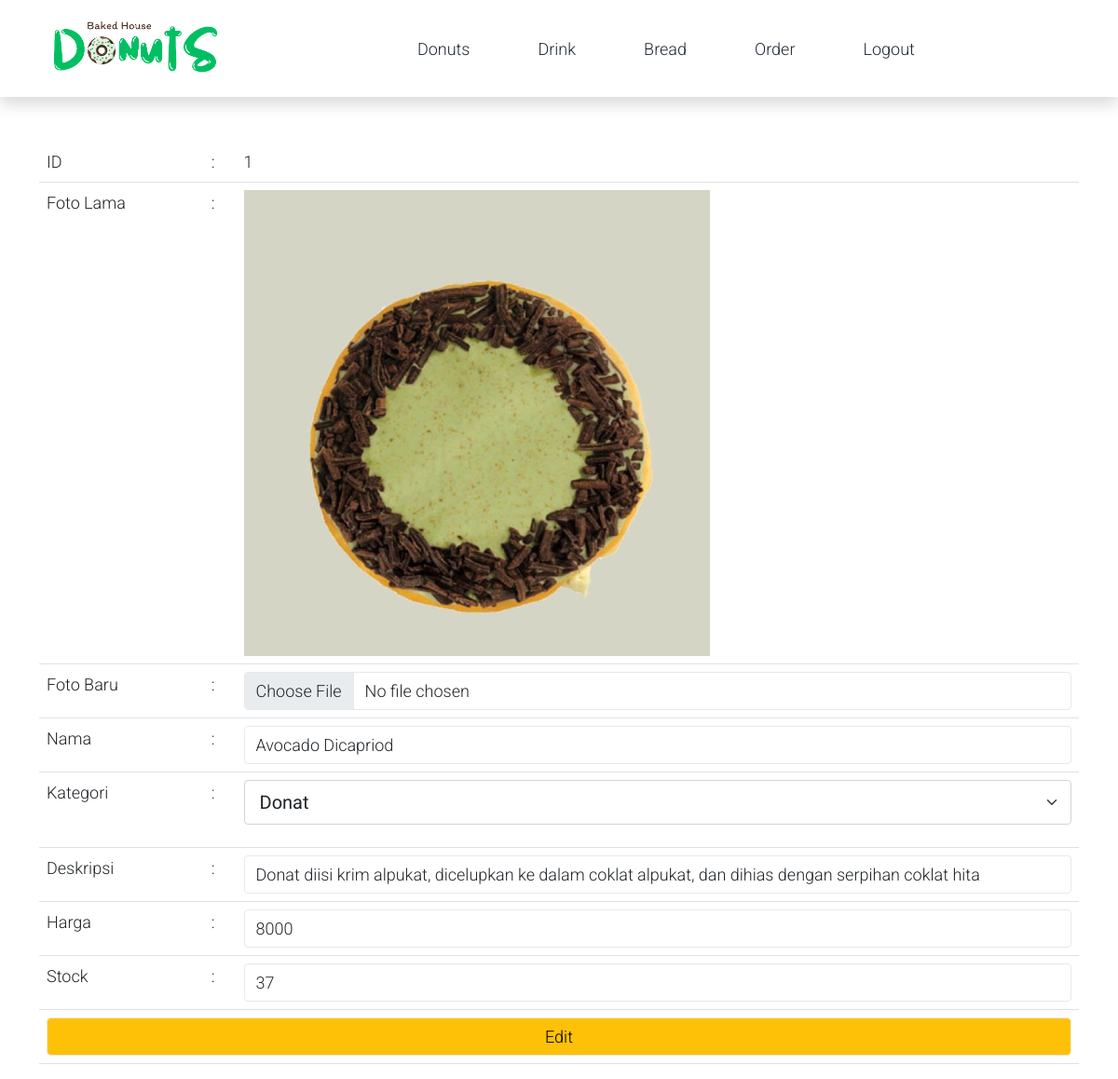
The app's page /bakedhouse/admin/edit-menu.php?id_menu=1 with its own data.
### tables this page shows
CREATE TABLE `menu` (
  `id_menu` int(11) NOT NULL,
  `kategori` varchar(20) NOT NULL,
  `nama` varchar(100) NOT NULL,
  `harga` int(20) NOT NULL,
  `deskripsi` varchar(500) NOT NULL,
  `gambar` varchar(15) NOT NULL,
  `stok` int(50) NOT NULL
);

### bakedhouse/admin/edit-menu.php (the view, shortened to what this page needs)
<?php
include '../koneksi.php';
$id = $_GET['id_menu'];
$sql1 = $koneksi->query("SELECT * FROM menu WHERE id_menu = '$id'");
$data = mysqli_fetch_assoc($sql1);
?>
<!DOCTYPE html>
<html lang="en">
    <head>
        <link rel="stylesheet" href="../assets/css/bootstrap.min.css" />
        <link rel="stylesheet" href="../assets/css/templatemo.css" />
        <link rel="stylesheet" href="../assets/css/custom.css" />
        <link rel="stylesheet" href="../assets/css/fontawesome.min.css" />
    </head>
<body>
    <?php require "navbar.php";?>
    <div class="container mt-5">
    <div class="mt-3">
        <div class="table-responsive mt-5">
            <form method="post" enctype="multipart/form-data">
            <table class="table" width=50% border=0>
                <tr>
                    <td> ID </td>
                    <td> : </td>
                    <td> <?php echo $data['id_menu']; ?> </td>
                </tr>
                <tr>
                        <td> Foto Lama </td>
                        <td> : </td>
                        <td> <img src="../assets/img/<?php echo $data['gambar']; ?>" width=500> </td>
                    </tr>
                <tr>
                        <td> Foto Baru </td>
                        <td> : </td>
                        <td> <input type="file" name="gambar" class="form-control"> </td>
                    </tr>
                    <tr>
                        <td> Nama </td>
                        <td> : </td>
                        <td> <input type="text" value="<?php echo $data['nama']; ?>" name="nama" class="form-control"> </td>
                    </tr>
                    <tr>
                        <td> Kategori </td>
                        <td> : </td>
                        <td>
                        <select class="form-select form-select-lg mb-3" aria-label=".form-select-lg example" name='kategori'>
                            <option selected value="Donat">Donat</option>
                        </select>
                    </tr>
                    <tr>
                        <td> Deskripsi </td>
                        <td> : </td>
                        <td> <input type="text" value="<?php echo $data['deskripsi']; ?>" name="deskripsi" class="form-control"> </td>
                    </tr>
                    <tr>
                        <td> Harga </td>
                        <td> : </td>
                        <td> <input type="text" value="<?php echo $data['harga']; ?>" name="harga" class="form-control"> </td>
                    </tr>
                    <tr>
                        <td> Stock </td>
                        <td> : </td>
                        <td> <input type="text" value="<?php echo $data['stok']; ?>" name="stok" class="form-control"> </td>
                    </tr>
                    <tr>
                        <td colspan=3> <center> <input type="submit" name="edit" value="Edit" class="btn btn-warning form-control" >  </td>
                    </tr>
            </table>
</form>
        </div>
    </div>
    </div>
</body>
</html>

### bakedhouse/assets/css/templatemo.css (style rules this page uses)
body, ul, li, p, a, label, input, div { font-family: 'Roboto', sans-serif; font-size: 18px !important; font-weight: 300 !important; }
.form-control { border: 1px solid #e8e8e8; }

### bakedhouse/admin/edit-menu.php (style rules this page uses)
td { border:none; }

### records on screen
menu: id_menu "1", gambar (picture), nama "Avocado Dicapriod", deskripsi "Donat diisi krim alpukat, dicelupkan ke dalam coklat alpukat, dan dihias dengan serpihan coklat hita", harga "8000", stok "37"
